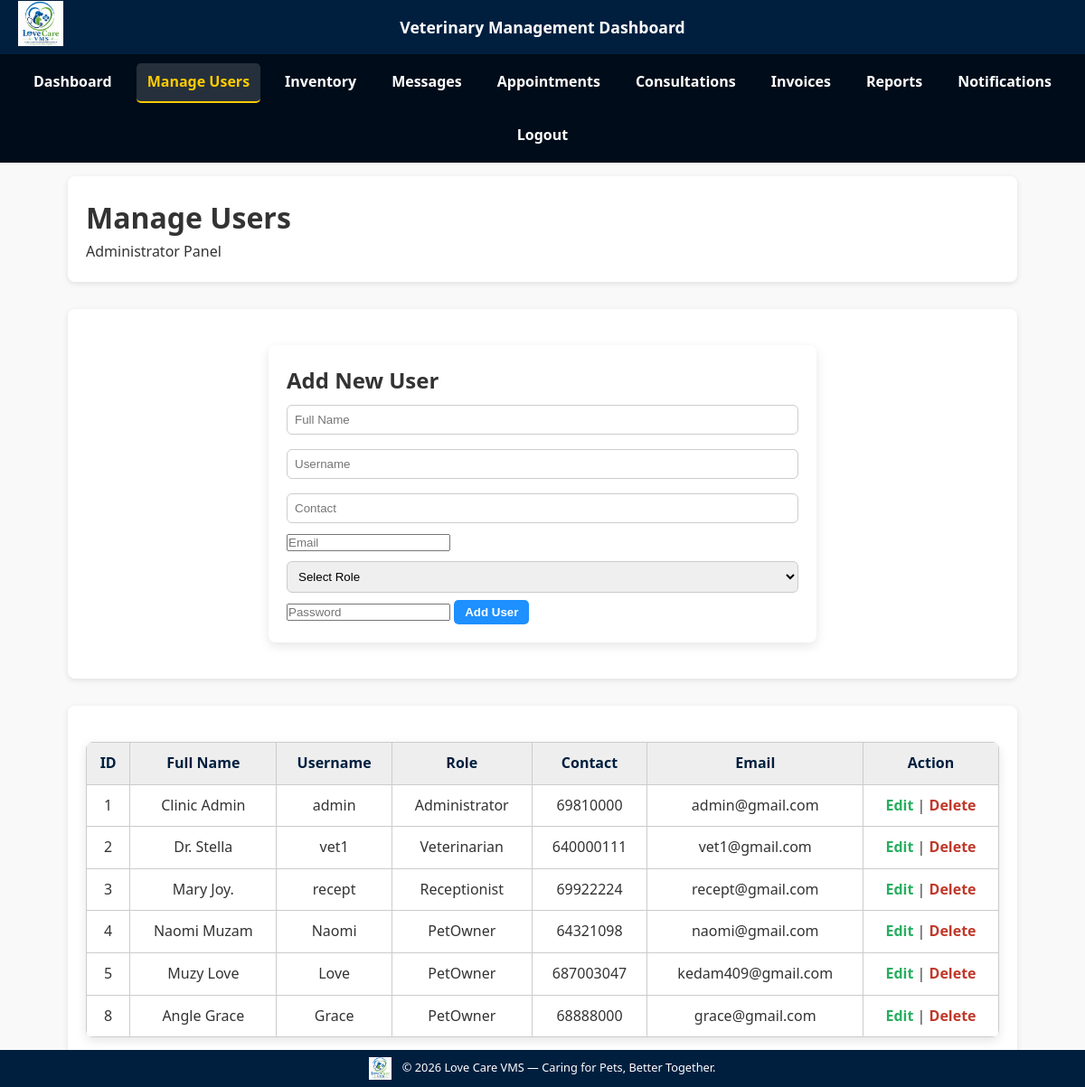
The app's page /pages/users.php (signed in), older data.
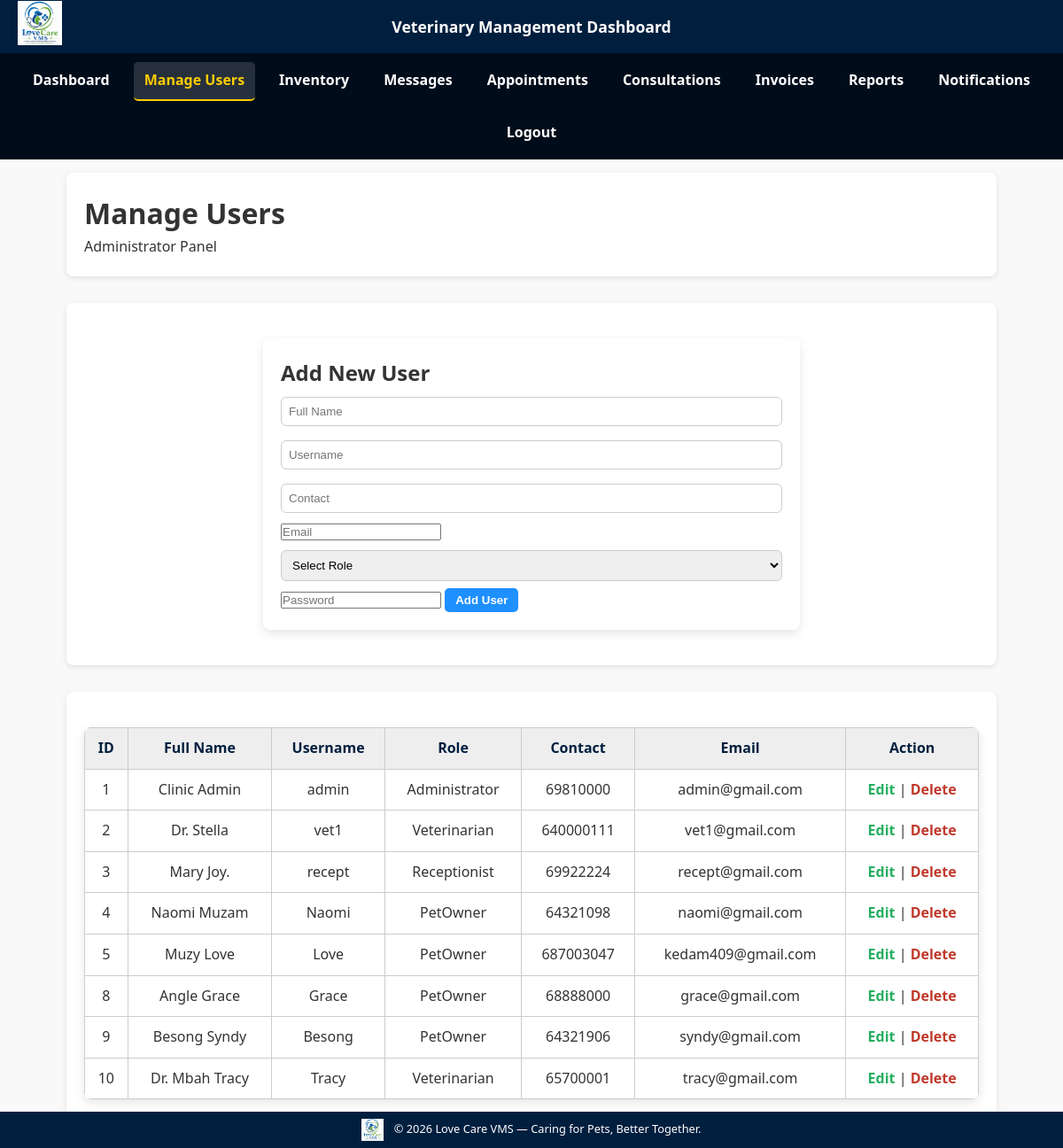
The same page, newer data.
### tables this page shows
CREATE TABLE `users` (
  `user_id` int(11) NOT NULL,
  `username` varchar(50) DEFAULT NULL,
  `password` varchar(255) DEFAULT NULL,
  `role` enum('Administrator','Veterinarian','Receptionist','PetOwner') DEFAULT NULL,
  `full_name` varchar(100) DEFAULT NULL,
  `contact` varchar(100) DEFAULT NULL,
  `email` varchar(100) NOT NULL
);

### pages/users.php (the view, shortened to what this page needs)
<?php
include('../config/db.php');
if ($_SESSION['user']['role'] == 'Receptionist') {
    $result = $conn->query("SELECT * FROM users WHERE role='PetOwner'");
} else {
    $result = $conn->query("SELECT * FROM users");
}
?>
<!DOCTYPE html>
<html>
<head>
    <link rel="stylesheet" href="../assets/css/theme.css">
    <link rel="stylesheet" href="../assets/css/alerts.css">
    <link rel="stylesheet" href="../assets/css/res.css">
</head>
<body>
    <?php include '../includes/header.php'; ?>
    <?php include '../includes/navbar.php'; ?>
    <div class="container">
        <div class="card">
            <h1>Manage Users</h1>
            <p><?php echo $_SESSION['user']['role']; ?> Panel</p>
        </div>
    </div>
    <div class="container">
        <div class="card">
            <form method="POST" action="users.php">
                <h2>Add New User</h2>
                <input type="text" name="full_name" placeholder="Full Name" required>
                <input type="text" name="username" placeholder="Username" required>
                <input type="text" name="contact" placeholder="Contact" required>
                <input type="email" name="email" placeholder="Email" required>
                <?php if ($_SESSION['user']['role'] == 'Administrator') { ?>
                    <select name="role" required>
                        <option value="">Select Role</option>
                    </select>
                <?php } else { ?>
                    <input type="hidden" name="role" value="PetOwner">
                <?php } ?>
                <input type="password" name="password" placeholder="Password" required>
                <input type="submit" name="add_user" value="Add User">
            </form>
        </div>
    </div>
    <div class="container">
        <div class="card">
            <table>
                <tr>
                    <th>ID</th>
                    <th>Full Name</th>
                    <th>Username</th>
                    <th>Role</th>
                    <th>Contact</th>
                    <th>Email</th>
                    <th>Action</th>
                </tr>
                <?php while($row = $result->fetch_assoc()) { ?>
                <tr>
                    <td><?php echo $row['user_id']; ?></td>
                    <td><?php echo $row['full_name']; ?></td>
                    <td><?php echo $row['username']; ?></td>
                    <td><?php echo $row['role']; ?></td>
                    <td><?php echo $row['contact']; ?></td>
                    <td><?php echo $row['email']; ?></td>
                    <td>
                        <?php if ($_SESSION['user']['role'] == 'Administrator') { ?>
                            <a class="edit" href="users.php?edit=<?php echo $row['user_id']; ?>">Edit</a> |
                            <a class="delete" href="users.php?delete=<?php echo $row['user_id']; ?>" onclick="return confirm('Delete this user?');">Delete</a>
                        <?php } elseif ($_SESSION['user']['role'] == 'Receptionist' && $row['role'] == 'PetOwner') { ?>
                            <a class="edit" href="users.php?edit=<?php echo $row['user_id']; ?>">Edit</a> |
                            <a class="delete" href="users.php?delete=<?php echo $row['user_id']; ?>" onclick="return confirm('Delete this user?');">Delete</a>
                        <?php } ?>
                    </td>
                </tr>
                <?php } ?>
            </table>
        </div>
    </div>
<?php include '../includes/footer.php'; ?>
</body>
</html>

### includes/header.php (shortened to what this page needs)
<header style="background:#001f3f; color:white;
               display:grid; grid-template-columns:1fr auto 1fr;
               align-items:center; width:100%; height:60px;
               padding:0 20px;">
    <div style="text-align:left;">
        <img src="../assets/logo.png" alt="Love Care VMS Logo"
             style="height:50px; width:auto;">
    </div>
    <div style="text-align:center;">
        <h1 style="margin:0; font-size:1.1em;">
            Veterinary Management Dashboard
        </h1>
    </div>
</header>

### includes/navbar.php (shortened to what this page needs)
<?php
$currentPage = basename($_SERVER['PHP_SELF']);
?>
<link rel="stylesheet" href="../assets/css/nav.css">
<nav class="navbar">
    <div class="nav-container">
        <div class="nav-links" id="nav-links">
            <?php if ($_SESSION['user']['role'] == 'Administrator') { ?>
                <a href="admin_dashboard.php" class="<?php echo ($currentPage=='admin_dashboard.php')?'active':''; ?>">
                    <i class="fa-solid fa-gauge"></i> Dashboard
                </a>
                <a href="users.php" class="<?php echo ($currentPage=='users.php')?'active':''; ?>">
                    <i class="fa-solid fa-users"></i> Manage Users
                </a>
                <a href="inventory.php" class="<?php echo ($currentPage=='inventory.php')?'active':''; ?>">
                    <i class="fa-solid fa-boxes"></i> Inventory
                </a>
                <a href="view_messages.php" class="<?php echo ($currentPage=='view_messages.php')?'active':''; ?>">
                    <i class="fa-solid fa-envelope"></i> Messages
                </a>
                <a href="appointments.php" class="<?php echo ($currentPage=='appointments.php')?'active':''; ?>">
                    <i class="fa-solid fa-calendar-check"></i> Appointments
                </a>
                <a href="consultations.php" class="<?php echo ($currentPage=='consultations.php')?'active':''; ?>">
                    <i class="fa-solid fa-stethoscope"></i> Consultations
                </a>
                <a href="invoices.php" class="<?php echo ($currentPage=='invoices.php')?'active':''; ?>">
                    <i class="fa-solid fa-file-invoice-dollar"></i> Invoices
                </a>
                <a href="reports.php" class="<?php echo ($currentPage=='reports.php')?'active':''; ?>">
                    <i class="fa-solid fa-chart-line"></i> Reports
                </a>
                <a href="notifications.php" class="<?php echo ($currentPage=='notifications.php')?'active':''; ?>">
                    <i class="fa-solid fa-bell"></i> Notifications
                </a>
                <a href="logout.php" class="<?php echo ($currentPage=='logout.php')?'active':''; ?>">
                    <i class="fa-solid fa-right-from-bracket"></i> Logout
                </a>
            <?php } ?>
        </div>
    </div>
</nav>

### includes/footer.php
<footer style="background:#001f3f; color:white; text-align:center;
               padding:8px; font-family:'Segoe UI', sans-serif;
               font-size:0.8em; position:fixed; bottom:0; left:0;
               width:100%; z-index:1000;">
    <img src="../assets/logo.png" alt="Love Care VMS Logo"
         style="height:25px; vertical-align:middle; margin-right:8px;">
    &copy; <?php echo date("Y"); ?> Love Care VMS — Caring for Pets, Better Together.
</footer>

### assets/css/theme.css (style rules this page uses)
body { font-family: 'Segoe UI', sans-serif; background: #f4f4f4; color: #333333; margin: 0; }
table { width: 90%; margin: 20px auto; border-collapse: collapse; background: #fff; border-radius: 8px; overflow: hidden; box-shadow: 0 4px 12px rgba(0,0,0,0.1); }
th, td { border: 1px solid #ccc; padding: 10px; text-align: center; }
th { background: #eee; color: #001f3f; }
form { margin: 20px auto; width: 60%; background: #fff; padding: 20px; border-radius: 8px; box-shadow: 0 4px 12px rgba(0,0,0,0.1); }
input[type=text], input[type=number], select { width: 100%; padding: 8px; margin: 8px 0; border: 1px solid #ccc; border-radius: 6px; }
input[type=submit] { width: auto; background: #1e90ff; color: white; border: none; cursor: pointer; font-weight: bold; padding: 6px 12px; border-radius: 5px; }
a.delete { color: #c0392b; font-weight: bold; text-decoration: none; }
a.edit { color: #27ae60; font-weight: bold; text-decoration: none; }
.container { display: flex; flex-wrap: wrap; justify-content: space-between; margin: 20px; }
.card { background: #fff; border-radius: 8px; box-shadow: 0 2px 6px rgba(0,0,0,0.1); padding: 20px; margin: 15px; flex: 1 1 calc(33% - 40px); min-width: 280px; transition: transform 0.2s ease; }

### assets/css/res.css (style rules this page uses)
* { margin: 0; padding: 0; box-sizing: border-box; }
body { font-family: 'Segoe UI', Arial, sans-serif; line-height: 1.6; background-color: #f9f9f9; }
.container { width: 90%; max-width: 1200px; margin: auto; }
img { max-width: 100%; height: auto; }
table { width: 100%; border-collapse: collapse; }
table td, table th { padding: 10px; word-wrap: break-word; }

### assets/css/nav.css (style rules this page uses)
nav { background: #000c1a; padding: 10px 20px; position: sticky; top: 60px; z-index: 999; }
nav .nav-container { display: flex; justify-content: space-between; align-items: center; }
nav .nav-links { display: flex; flex-wrap: wrap; gap: 15px; justify-content: center; }
nav a { color: #fff; text-decoration: none; font-weight: bold; padding: 8px 12px; border-radius: 5px; transition: color 0.3s ease, border-bottom 0.3s ease, background-color 0.3s ease; }
nav a.active { color: #ffcc00 !important; border-bottom: 2px solid #ffcc00; background-color: rgba(255, 255, 255, 0.15); }

Row changes from the older to the newer data that the page shows:
added users: user_id "9", full_name "Besong Syndy", username "Besong", role "PetOwner", contact "64321906", email "syndy@gmail.com"
added users: user_id "10", full_name "Dr. Mbah Tracy", username "Tracy", role "Veterinarian", contact "65700001", email "tracy@gmail.com"
